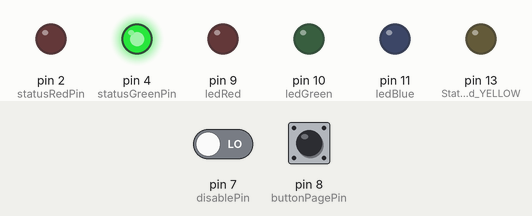
Simulated run of this sketch. Board: Arduino Uno, built with avr-gcc and run on an emulated ATmega328P. Shown: output pins drawn as LEDs (lit = HIGH). Inputs (shaded band) come from the test bench; at power-on: pin 8 (buttonPagePin) LOW, pin 7 (disablePin) LOW. What the sketch prints to the serial monitor is not drawn.

Above: at 1.2 s.
1.3 s: pin 8 (buttonPagePin) pulled HIGH for 0.15 s
At 2.1 s:
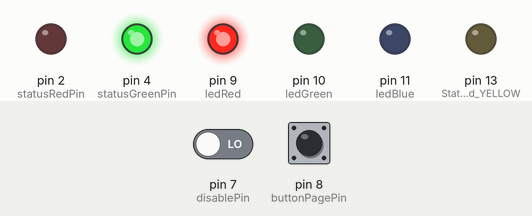
2.9 s: pin 7 (disablePin) driven HIGH
At 3.9 s:
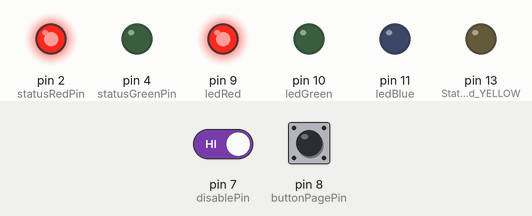
4.4 s: pin 7 (disablePin) driven LOW
At 5.1 s:
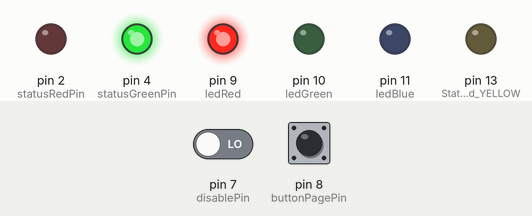
5.9 s: pin 8 (buttonPagePin) pulled HIGH for 1 s
At 6.8 s:
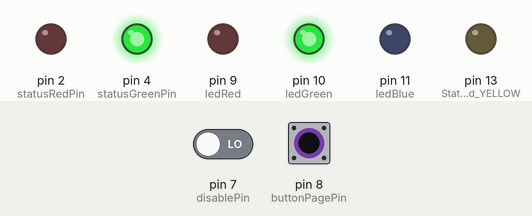
8.4 s: pin 8 (buttonPagePin) pulled HIGH for 0.15 s
At 8.7 s:
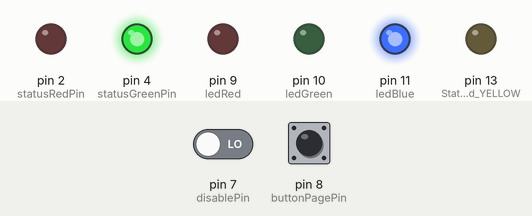
10.0 s: pin 7 (disablePin) driven HIGH
At 10.5 s:
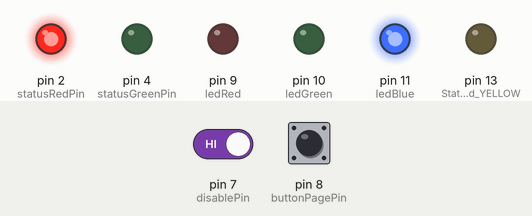
Timing chart, 0 to 12.5 s (numbered marks = the images above; inputs shaded):
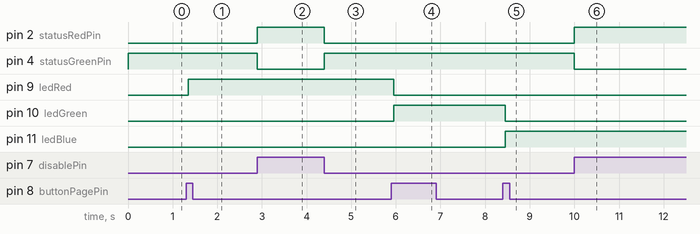

The sketch:

lampy.ino
```cpp
/*
 *  Lampy
 *
 *  Version: 1.0
 *
 */

  int disablePin = 7;
  int disableReading;

  int statusRedPin = 2;
  int statusGreenPin = 4;

  int ledRed = 9;
  int ledGreen = 10;
  int ledBlue = 11;

  int buttonPagePin = 8;
  int buttonPage = 0;
  int buttonAmountPages = 3;
  int buttonState = 0;
  int lastButtonState = 0;

  int curFlag = 0;
  int flag = 1;

void setup() {

  pinMode(statusRedPin, OUTPUT); //Status led RED
  pinMode(13, OUTPUT); //Status led YELLOW
  pinMode(statusGreenPin, OUTPUT); //Status led GREEN

  pinMode(5, INPUT); //InfraRed receiver cable

  pinMode(disablePin, INPUT); //Switch 1 (Disable lampy)
  pinMode(buttonPagePin, INPUT); //Button 2 (Browse colors)

  pinMode(ledRed, OUTPUT); // RGB RED
  pinMode(ledGreen, OUTPUT); //RGB GREEN
  pinMode(ledBlue, OUTPUT); //RGB BLUE

  Serial.begin(9600);
}

void loop() {
  disableReading = digitalRead(disablePin);
  if(disableReading == HIGH){
    //Everything is disabled
    digitalWrite(statusRedPin, HIGH);
    digitalWrite(statusGreenPin, LOW);
  }else{
    //Everything is enabled
    digitalWrite(statusRedPin, LOW);
    digitalWrite(statusGreenPin, HIGH);

    buttonState = digitalRead(buttonPagePin);

    if(buttonState != lastButtonState){
      if(buttonState == HIGH){
        if(buttonPage < buttonAmountPages){
          buttonPage++;
        }else{
          buttonPage = 0;
        }
        Serial.print(buttonPage);
        //resetLights();
      }
      delay(50); //avoid bouncing
    }
    lastButtonState = buttonState;
    lightScene(buttonPage);
  }

}

void resetLights(int flag){
  if(curFlag != flag){
    digitalWrite(2, LOW);
    digitalWrite(4, LOW);
    for(int resetRGB = 9; resetRGB < 12; resetRGB++){
      digitalWrite(resetRGB, LOW);
    }
    digitalWrite(13, LOW);
    curFlag = flag;
  }
}

void lightScene(int page){
  switch(page){
    case 0:
      // nothing
      resetLights(page);
      break;
    case 1:
      // Red Light
      resetLights(page);
      digitalWrite(ledRed, HIGH);
      break;
    case 2:
      resetLights(page);
      digitalWrite(ledGreen, HIGH);
      break;
    case 3:
      resetLights(page);
      digitalWrite(ledBlue, HIGH);
      break;
  }
}
```

Measured:
- after the input at 1.3 s, pin 9 (ledRed): LOW → HIGH after 0.05 s
- after the input at 2.9 s, pin 2 (statusRedPin): LOW → HIGH at once; pin 4 (statusGreenPin): HIGH → LOW at once
- after the input at 4.4 s, pin 2 (statusRedPin): HIGH → LOW at once; pin 4 (statusGreenPin): LOW → HIGH at once
- after the input at 5.9 s, pin 9 (ledRed): HIGH → LOW after 0.05 s; pin 10 (ledGreen): LOW → HIGH after 0.05 s
- after the input at 8.4 s, pin 10 (ledGreen): HIGH → LOW after 0.05 s; pin 11 (ledBlue): LOW → HIGH after 0.05 s
- after the input at 10.0 s, pin 2 (statusRedPin): LOW → HIGH at once; pin 4 (statusGreenPin): HIGH → LOW at once
